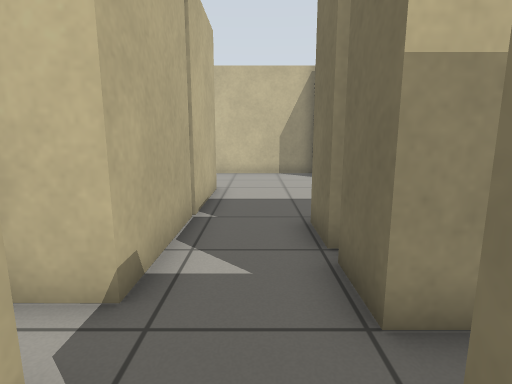
[1] (above)

19 first-person views from a walk through a Gazebo world. The camera is 0.85 m above the floor, tilts 10° down and sees 80° across. The floor is counted in squares, 0.5 m on a side. Each view is taken from the middle of a square. On the plan, view 1 faces up. The plan holds only what a view shows up to about 16 squares ahead; the rest is blank.

[2]
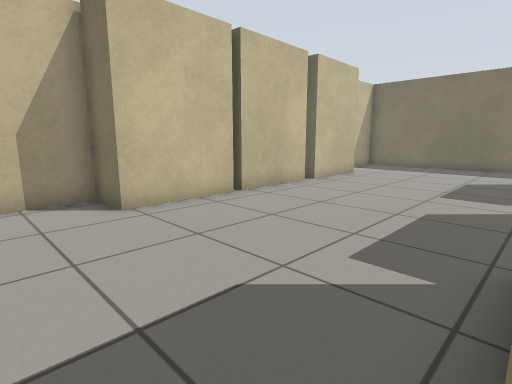

[3]
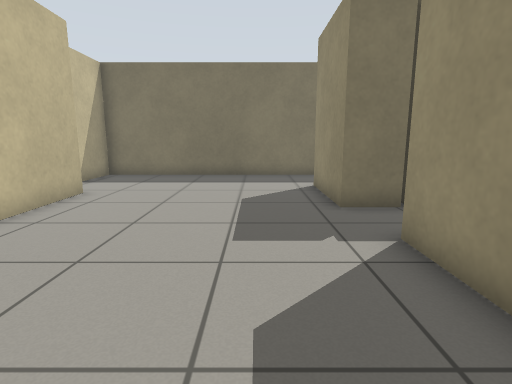

[4]
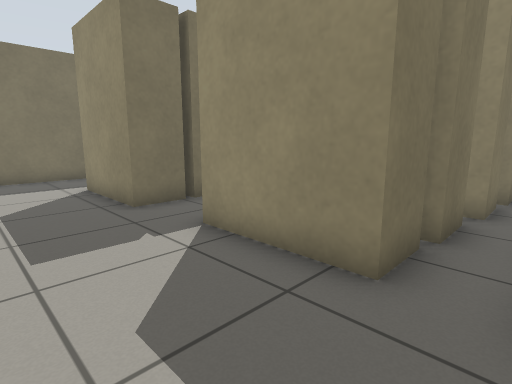

[5]
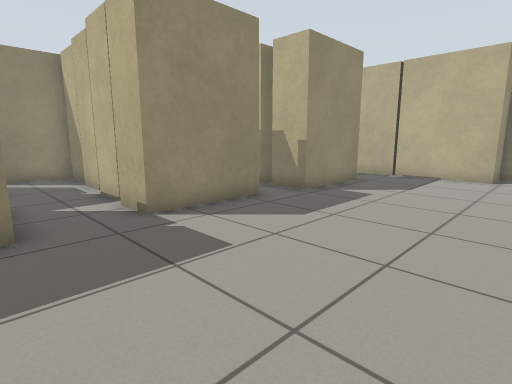

[6]
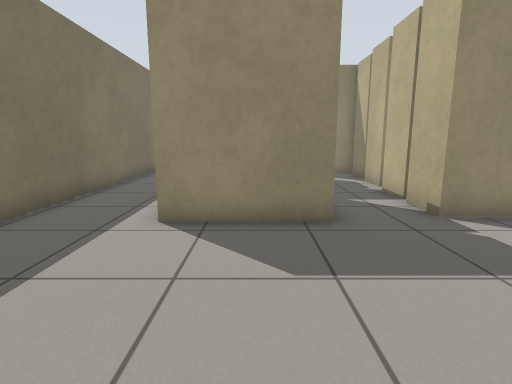

[7]
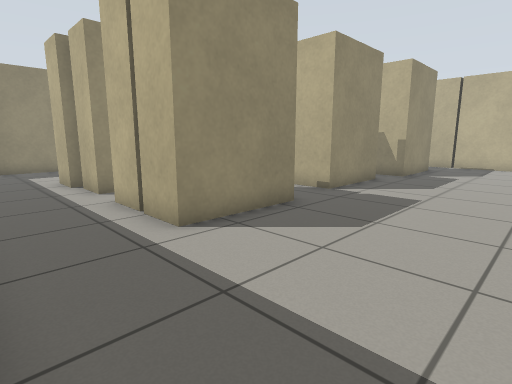

[8]
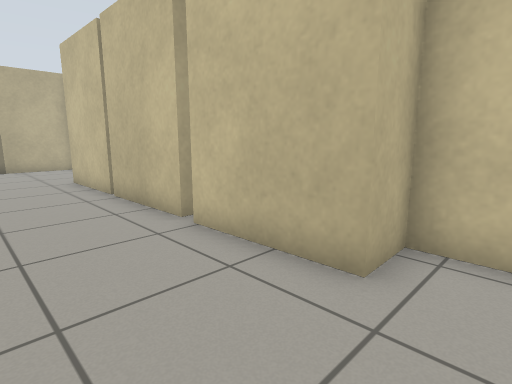

[9]
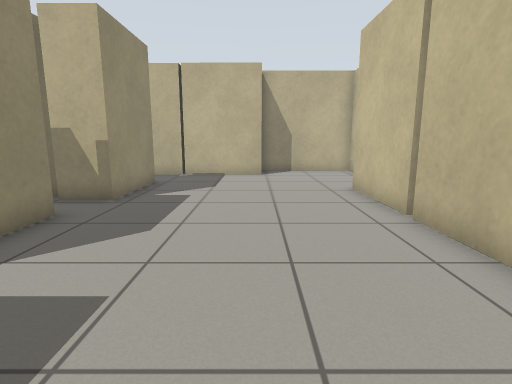

[10]
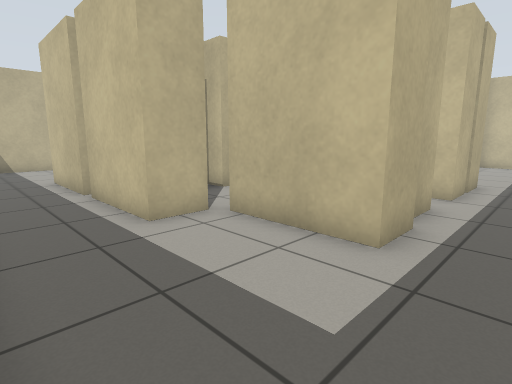

[11]
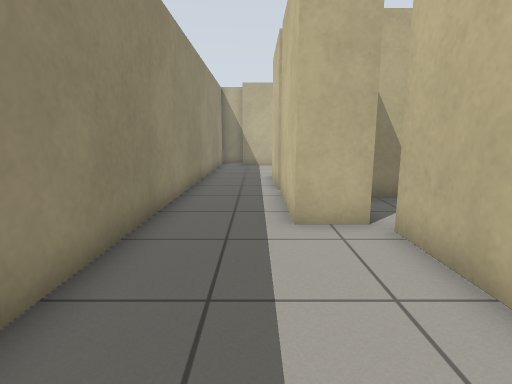

[12]
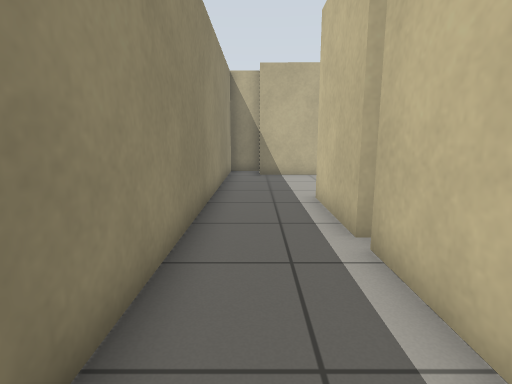

[13]
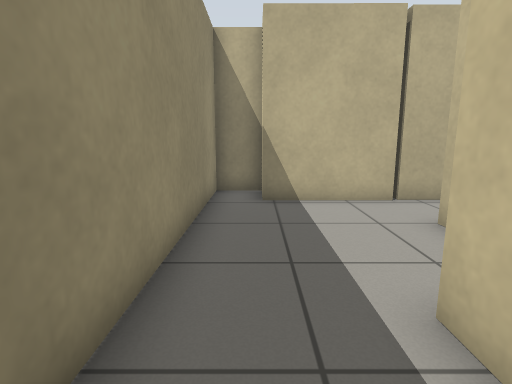

[14]
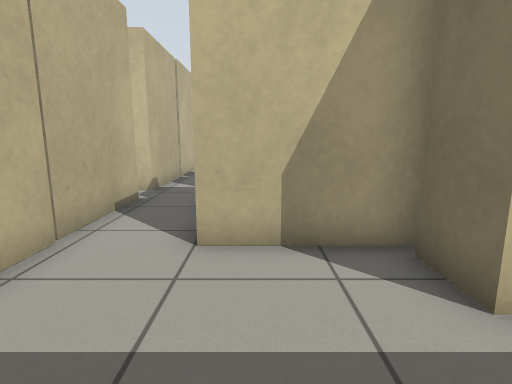

[15]
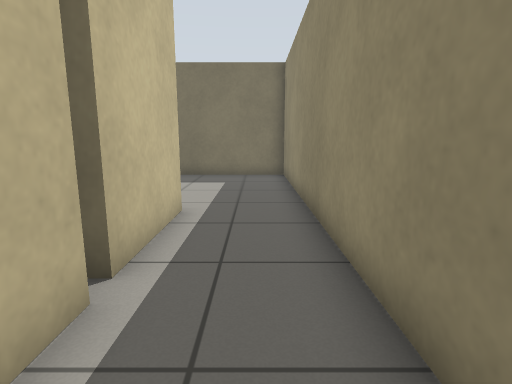

[16]
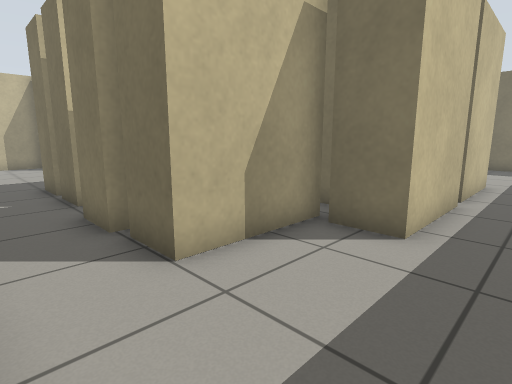

[17]
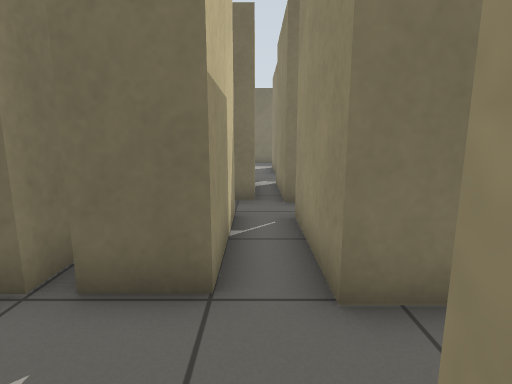

[18]
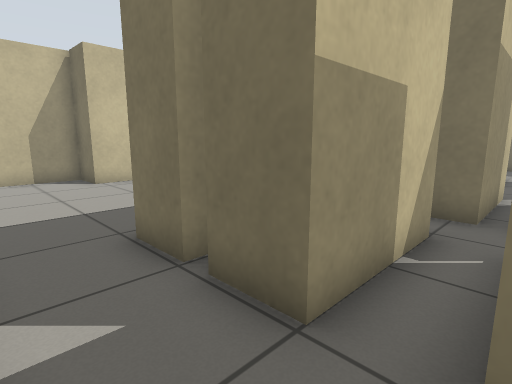

[19]
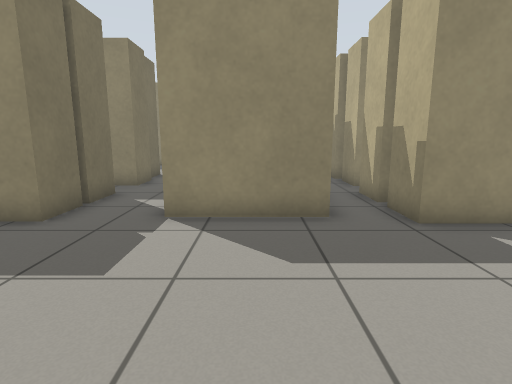

### Floor plan
Ten units are one square. View 1 is at (0, 0); x grows to the right and y downward. Boxes are objects, and circles mark ways between rooms. Rooms are numbered by the first view taken in them; rooms with no view inside come last. Other rooms are left out.
<svg viewBox="-34 -154 232 232">
<path fill="none" stroke="#000" d="M98 -36 98 -20 62 -20 62 -35 66 -35M62 -40 62 -55 100 -55 100 -40M124 -44 124 -59 160 -59 160 -44M124 -26 124 -41M96 -11 96 4M38 -41 47 -41 47 -25 11 -25 11 -40M64 -133 28 -133 27 -149 -29 -149 -29 -103 -14 -103 -14 -29 -25 -29M103 -138 103 -134 67 -134 67 -137M160 -42 160 -25 154 -25M94 9 94 27 116 27M60 4 60 -11M124 5 124 -11 160 -11 160 5M11 -45 11 -59 47 -59 47 -45M42 9 47 9 47 16M124 23 124 11M160 9 160 23M9 4 9 -11 45 -11 45 4M-14 -16 -14 34M11 23 11 8M193 36 193 -149 144 -149 145 -135 109 -135M160 23 124 23M126 73 193 73 193 36M121 26 121 43M79 43 43 43 43 28M48 23 11 23M-18 58 -26 58M-14 34 -14 59M121 43 85 43M-29 57 -29 73 126 73"/>
<circle cx="180" cy="27" r="3" fill="#2a7"/>
<circle cx="-5" cy="25" r="3" fill="#2a7"/>
<circle cx="120" cy="60" r="3" fill="#2a7"/>
<text x="90" y="-70">1</text>
<text x="160" y="50">2</text>
<text x="50" y="60">3</text>
</svg>
Room 1 opens to room 2. Room 1 opens to room 3. Room 2 opens to room 3.

Where each view was taken, in squares from view 1:
view 1: 0 up, 0 right, facing up
view 2: 6 up, 0 right, facing up-right
view 3: 8 up, 5 right, facing right
view 4: 9 up, 5 right, facing down-right
view 5: 12 up, 13 right, facing down-left
view 6: 12 up, 14 right, facing down
view 7: 11 up, 19 right, facing down-left
view 8: 10 up, 16 right, facing up-left
view 9: 10 up, 13 right, facing left
view 10: 7 down, 18 right, facing up-left
view 11: 5 down, 18 right, facing left
view 12: 6 down, 13 right, facing left
view 13: 6 down, 7 right, facing left
view 14: 7 down, 2 right, facing up
view 15: 6 down, 5 right, facing right
view 16: 6 down, 1 left, facing up-right
view 17: 2 up, 2 left, facing right
view 18: 1 up, 1 left, facing up-right
view 19: 12 up, 8 right, facing down
